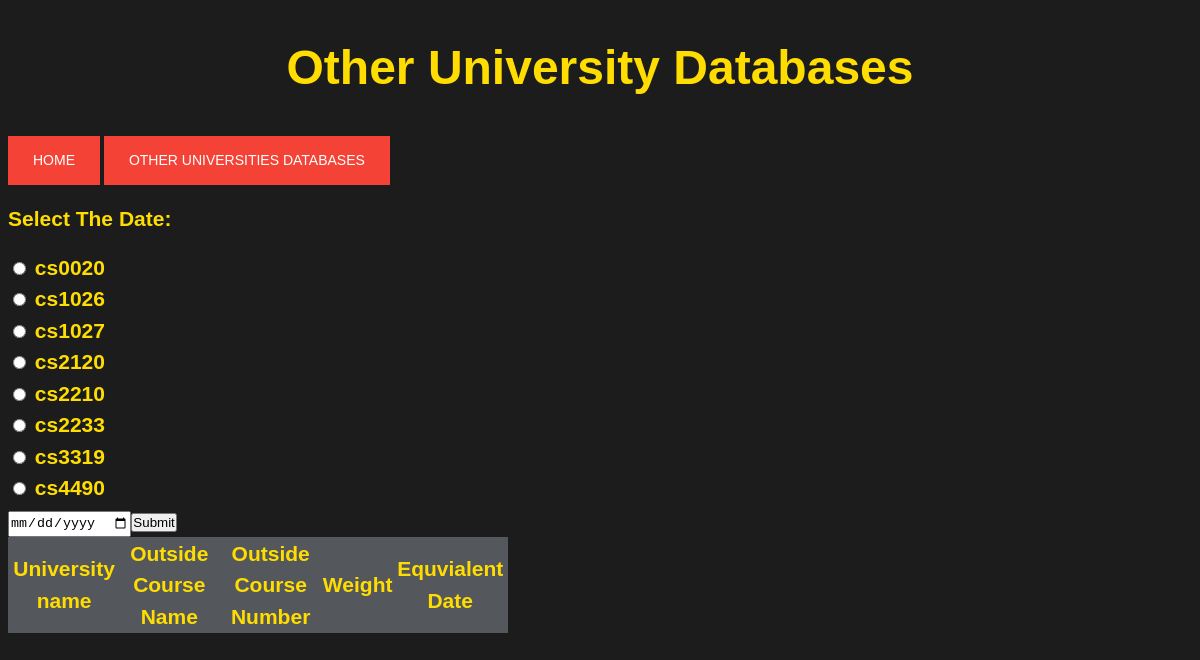
The page /SelectDate.php on the database its author committed.
### tables this page shows
CREATE TABLE WesternUniversityCourses (
    westernCourseCode VARCHAR(6) NOT NULL,
    courseName VARCHAR(50) NOT NULL,
    weight VARCHAR(3) NOT NULL,
    suffix VARCHAR(3),
    PRIMARY KEY(westernCourseCode)
);

### SelectDate.php (the view, shortened to what this page needs)
<!DOCTYPE html>
<html>
<link rel="stylesheet" type="text/css" href="styles.css">
<h1><center>Other University Databases</center></h1>
<a href="./index.php"><center>HOME</center></a>
<a href="./OtherUniversity.php"><center>OTHER UNIVERSITIES DATABASES</center></a>
<h2>Select The Date:<h2>
<?php include
      'connectdb.php';
?>
<?php
 $query = "SELECT westernCourseCode FROM WesternUniversityCourses";
   $result = mysqli_query($connection,$query);
   echo "<form action='' method='POST'>";
    while($row = mysqli_fetch_assoc($result)){
           $courseCodes = $row["westernCourseCode"];
           echo "<input type='radio' name='courseINFO' value='$courseCodes'/>
           <label>$courseCodes</label><br>";
      }
   echo "<input type='date' name='Dates'/>";
   echo "<input type='submit' name='submit' value='Submit'/>";
   echo "</form>";
   echo '<table border="0" cellspacing="2" cellpadding="2">
        <tr>
          <th><center>University name </center></a></th>
          <th>Outside Course Name </th>
          <th>Outside Course Number</th>
          <th>Weight</th>
          <th>Equvialent Date</th>
        </tr>';
?>
</html>

### styles.css (style rules this page uses)
* { padding: 0; margin: 1; line-height: 1.5; box-sizing: border-box; }
a:link, a:visited { background-color: #f44336; color: white; padding: 14px 25px; text-align: center; text-decoration: none; display: inline-block; }
html { font-size: 14px; font-family: 'Montserrat', sans-serif; scroll-behavior: smooth; }
h1 { font-size: 48px; text-align: center; }
:root { --dark-color: #1c1c1c; --light-color: #ffdd01; }
table { border-collapse: collapse; width: 500px; }
th { background-color: #54585d; border: 1px solid #54585d; }
tr { background-color: #ffffff; }

### rows shown on the page
westernuniversitycourses: westernCourseCode "cs0020"
westernuniversitycourses: westernCourseCode "cs1026"
westernuniversitycourses: westernCourseCode "cs1027"
westernuniversitycourses: westernCourseCode "cs2120"
westernuniversitycourses: westernCourseCode "cs2210"
westernuniversitycourses: westernCourseCode "cs2233"
westernuniversitycourses: westernCourseCode "cs3319"
westernuniversitycourses: westernCourseCode "cs4490"
